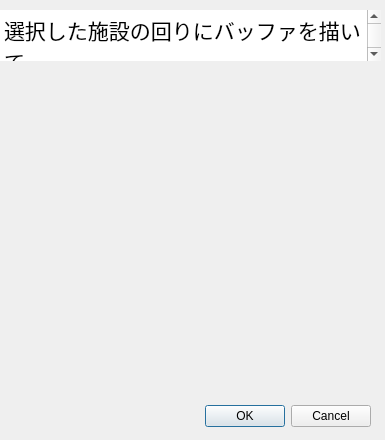
<?xml version="1.0" encoding="UTF-8"?>
<ui version="4.0">
 <class>WardBoundaryBufferDialogBase</class>
 <widget class="QDialog" name="WardBoundaryBufferDialogBase">
  <property name="geometry">
   <rect>
    <x>0</x>
    <y>0</y>
    <width>385</width>
    <height>440</height>
   </rect>
  </property>
  <property name="windowTitle">
   <string>Ward Boundary Buffer</string>
  </property>
  <widget class="QDialogButtonBox" name="button_box">
   <property name="geometry">
    <rect>
     <x>200</x>
     <y>400</y>
     <width>171</width>
     <height>32</height>
    </rect>
   </property>
   <property name="orientation">
    <enum>Qt::Horizontal</enum>
   </property>
   <property name="standardButtons">
    <set>QDialogButtonBox::Cancel|QDialogButtonBox::Ok</set>
   </property>
  </widget>
  <widget class="QLabel" name="label">
   <property name="geometry">
    <rect>
     <x>30</x>
     <y>10</y>
     <width>721</width>
     <height>31</height>
    </rect>
   </property>
   <property name="font">
    <font>
     <pointsize>16</pointsize>
    </font>
   </property>
   <property name="text">
    <string/>
   </property>
  </widget>
  <widget class="QTextBrowser" name="textBrowser">
   <property name="geometry">
    <rect>
     <x>0</x>
     <y>10</y>
     <width>381</width>
     <height>51</height>
    </rect>
   </property>
   <property name="font">
    <font>
     <underline>false</underline>
     <kerning>true</kerning>
    </font>
   </property>
   <property name="frameShape">
    <enum>QFrame::NoFrame</enum>
   </property>
   <property name="frameShadow">
    <enum>QFrame::Plain</enum>
   </property>
   <property name="lineWidth">
    <number>0</number>
   </property>
   <property name="html">
    <string>&lt;!DOCTYPE HTML PUBLIC &quot;-//W3C//DTD HTML 4.0//EN&quot; &quot;http://www.w3.org/TR/REC-html40/strict.dtd&quot;&gt;
&lt;html&gt;&lt;head&gt;&lt;meta name=&quot;qrichtext&quot; content=&quot;1&quot; /&gt;&lt;style type=&quot;text/css&quot;&gt;
p, li { white-space: pre-wrap; }
&lt;/style&gt;&lt;/head&gt;&lt;body style=&quot; font-family:'MS UI Gothic'; font-size:9pt; font-weight:400; font-style:normal;&quot;&gt;
&lt;p style=&quot; margin-top:0px; margin-bottom:0px; margin-left:0px; margin-right:0px; -qt-block-indent:0; text-indent:0px;&quot;&gt;&lt;span style=&quot; font-size:16pt;&quot;&gt;選択した施設の回りにバッファを描いて&lt;/span&gt;&lt;/p&gt;
&lt;p style=&quot; margin-top:0px; margin-bottom:0px; margin-left:0px; margin-right:0px; -qt-block-indent:0; text-indent:0px;&quot;&gt;&lt;span style=&quot; font-size:16pt;&quot;&gt;区の境界と結合させた輪郭を描くものです。&lt;/span&gt;&lt;/p&gt;&lt;/body&gt;&lt;/html&gt;</string>
   </property>
  </widget>
  <widget class="QLabel" name="label_2">
   <property name="geometry">
    <rect>
     <x>20</x>
     <y>60</y>
     <width>351</width>
     <height>331</height>
    </rect>
   </property>
   <property name="text">
    <string/>
   </property>
   <property name="pixmap">
    <pixmap>image/circle.png</pixmap>
   </property>
  </widget>
 </widget>
 <resources/>
 <connections>
  <connection>
   <sender>button_box</sender>
   <signal>accepted()</signal>
   <receiver>WardBoundaryBufferDialogBase</receiver>
   <slot>accept()</slot>
   <hints>
    <hint type="sourcelabel">
     <x>20</x>
     <y>20</y>
    </hint>
    <hint type="destinationlabel">
     <x>20</x>
     <y>20</y>
    </hint>
   </hints>
  </connection>
  <connection>
   <sender>button_box</sender>
   <signal>rejected()</signal>
   <receiver>WardBoundaryBufferDialogBase</receiver>
   <slot>reject()</slot>
   <hints>
    <hint type="sourcelabel">
     <x>20</x>
     <y>20</y>
    </hint>
    <hint type="destinationlabel">
     <x>20</x>
     <y>20</y>
    </hint>
   </hints>
  </connection>
 </connections>
</ui>
